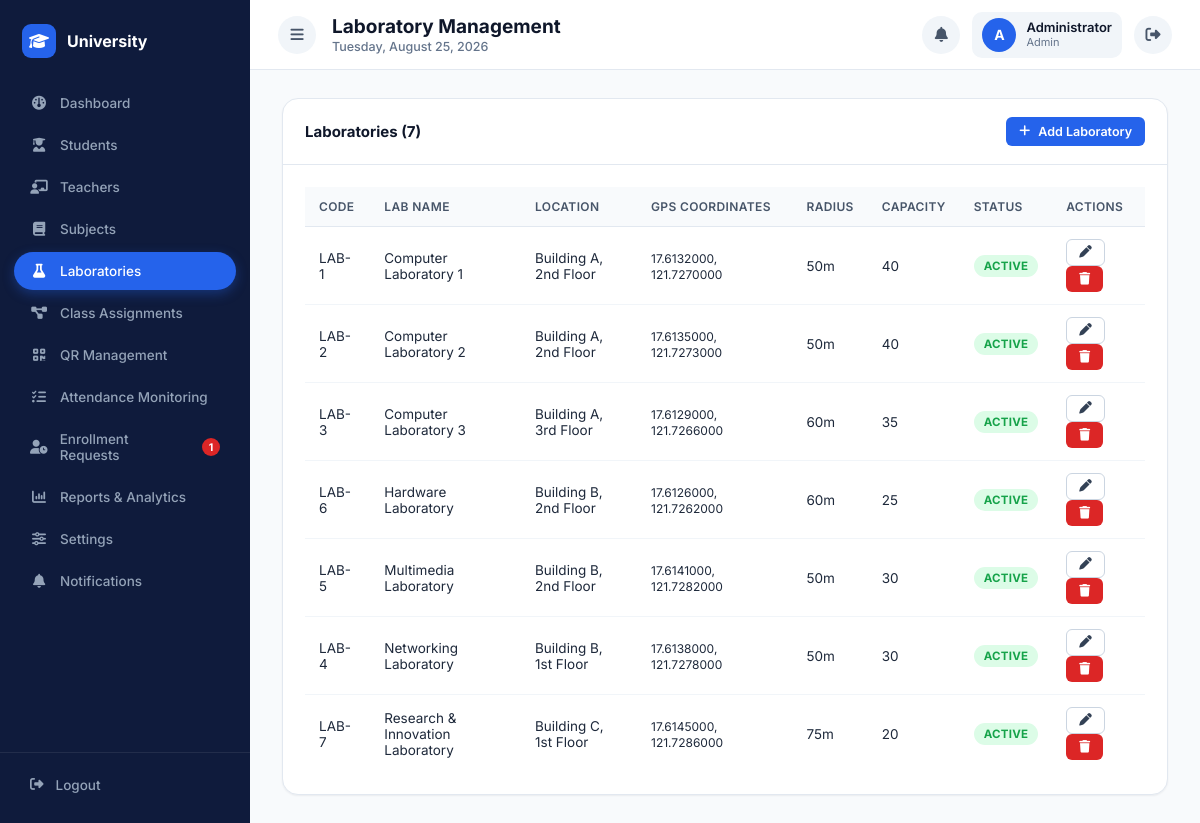
Screenshot of /admin/laboratories.php (signed in) with the database file from the repository.
### tables this page shows
CREATE TABLE laboratories (
    lab_id INT AUTO_INCREMENT PRIMARY KEY,
    lab_name VARCHAR(100) NOT NULL,
    lab_code VARCHAR(20) NOT NULL UNIQUE,
    location VARCHAR(150),
    latitude DECIMAL(10,7) NULL,
    longitude DECIMAL(10,7) NULL,
    allowed_radius_meters INT NOT NULL DEFAULT 50,
    capacity INT DEFAULT 40,
    status ENUM('active','inactive') DEFAULT 'active'
);

### includes/auth.php (called while the page is built, shortened)
<?php
require_once __DIR__ . '/functions.php';
function is_logged_in() {
    return !empty($_SESSION['user_id']);
}

### includes/functions.php (called while the page is built, shortened)
<?php
function e($value) {
    return htmlspecialchars($value ?? '', ENT_QUOTES, 'UTF-8');
}

### admin/laboratories.php (the view, shortened to what this page needs)
<?php
require_once __DIR__ . '/../includes/auth.php';
$pageTitle = 'Laboratory Management';
$labs = $pdo->query('SELECT * FROM laboratories ORDER BY lab_name ASC')->fetchAll();
require_once __DIR__ . '/../includes/header.php';
?>
<div class="card">
    <div class="card-header">
        <h3>Laboratories (<?php echo count($labs); ?>)</h3>
        <button class="btn btn-primary btn-sm" onclick="openAddModal()"><i class="fa-solid fa-plus"></i> Add Laboratory</button>
    </div>
    <div class="card-body">
        <div class="table-wrapper">
            <table class="data-table">
                <thead><tr><th>Code</th><th>Lab Name</th><th>Location</th><th>GPS Coordinates</th><th>Radius</th><th>Capacity</th><th>Status</th><th>Actions</th></tr></thead>
                <tbody>
                <?php if (empty($labs)): ?>
                    <tr><td colspan="8" class="text-center text-muted">No laboratories found.</td></tr>
                <?php else: foreach ($labs as $l): $hasCoords = $l['latitude'] !== null && $l['longitude'] !== null; ?>
                    <tr>
                        <td><?php echo e($l['lab_code']); ?></td>
                        <td><?php echo e($l['lab_name']); ?></td>
                        <td><?php echo e($l['location']); ?></td>
                        <td>
                            <?php if ($hasCoords): ?>
                                <span style="font-size:12px"><?php echo e($l['latitude']); ?>, <?php echo e($l['longitude']); ?></span>
                            <?php else: ?>
                                <span class="badge badge-late"><i class="fa-solid fa-triangle-exclamation"></i> Not set</span>
                            <?php endif; ?>
                        </td>
                        <td><?php echo (int) $l['allowed_radius_meters']; ?>m</td>
                        <td><?php echo e($l['capacity']); ?></td>
                        <td><span class="badge badge-<?php echo $l['status'] === 'active' ? 'active' : 'inactive'; ?>"><?php echo ucfirst($l['status']); ?></span></td>
                        <td>
                            <button class="btn btn-outline btn-sm" onclick='openEditModal(<?php echo json_encode($l); ?>)'><i class="fa-solid fa-pen"></i></button>
                            <button class="btn btn-danger btn-sm" onclick="deleteLab(<?php echo $l['lab_id']; ?>)"><i class="fa-solid fa-trash"></i></button>
                        </td>
                    </tr>
                <?php endforeach; endif; ?>
                </tbody>
            </table>
        </div>
    </div>
</div>
<?php require_once __DIR__ . '/../includes/footer.php'; ?>

### includes/header.php (shortened to what this page needs)
<?php
$notifPage = [
    'admin' => 'admin/notifications.php',
    'teacher' => 'teacher/notifications.php',
    'student' => 'student/notifications.php',
][$_SESSION['role'] ?? ''] ?? 'index.php';
?>
<!DOCTYPE html>
<html lang="en">
<head>
<link rel="stylesheet" href="https://cdnjs.cloudflare.com/ajax/libs/font-awesome/6.5.1/css/all.min.css">
<link rel="stylesheet" href="<?php echo BASE_URL; ?>assets/css/style.css">
</head>
<body class="<?php echo ($_SESSION['role'] ?? '') === 'student' ? 'has-bottom-nav' : ''; ?>">
<div class="app-shell">
    <?php if (is_logged_in()): ?>
    <?php include __DIR__ . '/sidebar.php'; ?>
    <?php endif; ?>
    <div class="main-content">
        <?php if (is_logged_in()): ?>
        <header class="topbar">
            <button id="sidebarToggle" class="icon-btn" title="Toggle menu"><i class="fa-solid fa-bars"></i></button>
            <div class="topbar-title-block">
                <h1 class="page-title"><?php echo e($pageTitle ?? ''); ?></h1>
                <span class="page-subtitle"><?php echo date('l, F j, Y'); ?></span>
            </div>
            <div class="topbar-right">
                <div class="notif-wrapper">
                    <a href="<?php echo BASE_URL . $notifPage; ?>" class="icon-btn notif-link" id="notifBellBtn">
                        <i class="fa-solid fa-bell"></i>
                    </a>
                </div>
                <div class="user-chip">
                    <div class="avatar"><?php echo strtoupper(substr($_SESSION['full_name'] ?? 'U', 0, 1)); ?></div>
                    <div class="user-meta">
                        <span class="user-name"><?php echo e($_SESSION['full_name'] ?? ''); ?></span>
                        <span class="user-role"><?php echo e(ucfirst($_SESSION['role'] ?? '')); ?></span>
                    </div>
                </div>
                <a href="<?php echo BASE_URL; ?>logout.php" class="icon-btn" title="Logout" onclick="return confirm('Log out of your account?');"><i class="fa-solid fa-right-from-bracket"></i></a>
            </div>
        </header>
        <?php endif; ?>
        <main class="page-content">

### includes/sidebar.php (shortened to what this page needs)
<?php
$current = basename($_SERVER['PHP_SELF']);
$role = $_SESSION['role'] ?? '';
function nav_active($file, $current, $alsoMatch = []) {
    return ($file === $current || in_array($current, $alsoMatch, true)) ? 'active' : '';
}
$pendingRequestsCount = 0;
if ($role === 'teacher' && isset($pdo)) {
    $stmt = $pdo->prepare('
        SELECT COUNT(*) FROM enrollment_requests r
        JOIN teacher_subjects ts ON ts.teacher_subject_id = r.teacher_subject_id
        WHERE ts.teacher_id = ? AND r.status = "pending"
    ');
    $stmt->execute([$_SESSION['profile_id'] ?? 0]);
    $pendingRequestsCount = (int) $stmt->fetchColumn();
} elseif ($role === 'admin' && isset($pdo)) {
    $pendingRequestsCount = (int) $pdo->query('SELECT COUNT(*) FROM enrollment_requests WHERE status = "pending"')->fetchColumn();
}
?>
<aside class="sidebar" id="sidebar">
    <div class="sidebar-brand">
        <div class="brand-badge"><i class="fa-solid fa-graduation-cap"></i></div>
        <span>University</span>
    </div>
    <nav class="sidebar-nav">
        <?php if ($role === 'admin'): ?>
            <a href="<?php echo BASE_URL; ?>admin/dashboard.php" class="<?php echo nav_active('dashboard.php', $current); ?>"><i class="fa-solid fa-gauge"></i><span>Dashboard</span></a>
            <a href="<?php echo BASE_URL; ?>admin/students.php" class="<?php echo nav_active('students.php', $current); ?>"><i class="fa-solid fa-user-graduate"></i><span>Students</span></a>
            <a href="<?php echo BASE_URL; ?>admin/teachers.php" class="<?php echo nav_active('teachers.php', $current); ?>"><i class="fa-solid fa-chalkboard-user"></i><span>Teachers</span></a>
            <a href="<?php echo BASE_URL; ?>admin/subjects.php" class="<?php echo nav_active('subjects.php', $current); ?>"><i class="fa-solid fa-book"></i><span>Subjects</span></a>
            <a href="<?php echo BASE_URL; ?>admin/laboratories.php" class="<?php echo nav_active('laboratories.php', $current); ?>"><i class="fa-solid fa-flask"></i><span>Laboratories</span></a>
            <a href="<?php echo BASE_URL; ?>admin/assignments.php" class="<?php echo nav_active('assignments.php', $current); ?>"><i class="fa-solid fa-diagram-project"></i><span>Class Assignments</span></a>
            <a href="<?php echo BASE_URL; ?>admin/qr_management.php" class="<?php echo nav_active('qr_management.php', $current); ?>"><i class="fa-solid fa-qrcode"></i><span>QR Management</span></a>
            <a href="<?php echo BASE_URL; ?>admin/attendance_monitoring.php" class="<?php echo nav_active('attendance_monitoring.php', $current); ?>"><i class="fa-solid fa-list-check"></i><span>Attendance Monitoring</span></a>
            <a href="<?php echo BASE_URL; ?>admin/enrollment_requests.php" class="<?php echo nav_active('enrollment_requests.php', $current); ?>"><i class="fa-solid fa-user-clock"></i><span>Enrollment Requests</span><?php if ($pendingRequestsCount > 0): ?><span class="nav-badge"><?php echo $pendingRequestsCount; ?></span><?php endif; ?></a>
            <a href="<?php echo BASE_URL; ?>admin/reports.php" class="<?php echo nav_active('reports.php', $current); ?>"><i class="fa-solid fa-chart-column"></i><span>Reports &amp; Analytics</span></a>
            <a href="<?php echo BASE_URL; ?>admin/settings.php" class="<?php echo nav_active('settings.php', $current); ?>"><i class="fa-solid fa-sliders"></i><span>Settings</span></a>
            <a href="<?php echo BASE_URL; ?>admin/notifications.php" class="<?php echo nav_active('notifications.php', $current); ?>"><i class="fa-solid fa-bell"></i><span>Notifications</span></a>
        <?php endif; ?>
    </nav>
    <div class="sidebar-footer">
        <a href="<?php echo BASE_URL; ?>logout.php" onclick="return confirm('Log out of your account?');">
            <i class="fa-solid fa-right-from-bracket"></i><span>Logout</span>
        </a>
    </div>
</aside>

### includes/footer.php (shortened to what this page needs)
        </main>
    </div>
</div>
</body>
</html>

### rows the page displays
laboratories: lab_code "LAB-1", lab_name "Computer Laboratory 1", location "Building A, 2nd Floor", latitude "17.6132000", longitude "121.7270000", allowed_radius_meters "50", capacity "40", status "ACTIVE"
laboratories: lab_code "LAB-2", lab_name "Computer Laboratory 2", location "Building A, 2nd Floor", latitude "17.6135000", longitude "121.7273000", allowed_radius_meters "50", capacity "40", status "ACTIVE"
laboratories: lab_code "LAB-3", lab_name "Computer Laboratory 3", location "Building A, 3rd Floor", latitude "17.6129000", longitude "121.7266000", allowed_radius_meters "60", capacity "35", status "ACTIVE"
laboratories: lab_code "LAB-6", lab_name "Hardware Laboratory", location "Building B, 2nd Floor", latitude "17.6126000", longitude "121.7262000", allowed_radius_meters "60", capacity "25", status "ACTIVE"
laboratories: lab_code "LAB-5", lab_name "Multimedia Laboratory", location "Building B, 2nd Floor", latitude "17.6141000", longitude "121.7282000", allowed_radius_meters "50", capacity "30", status "ACTIVE"
laboratories: lab_code "LAB-4", lab_name "Networking Laboratory", location "Building B, 1st Floor", latitude "17.6138000", longitude "121.7278000", allowed_radius_meters "50", capacity "30", status "ACTIVE"
laboratories: lab_code "LAB-7", lab_name "Research & Innovation Laboratory", location "Building C, 1st Floor", latitude "17.6145000", longitude "121.7286000", allowed_radius_meters "75", capacity "20", status "ACTIVE"

### other values shown
$pendingRequestsCount "1"
$pageTitle "Laboratory Management"
substr($_SESSION['full_name'] ?? 'U', 0, 1) "A"
$_SESSION['full_name'] "Administrator"
$_SESSION['role'] "Admin"
count($labs) "7"
